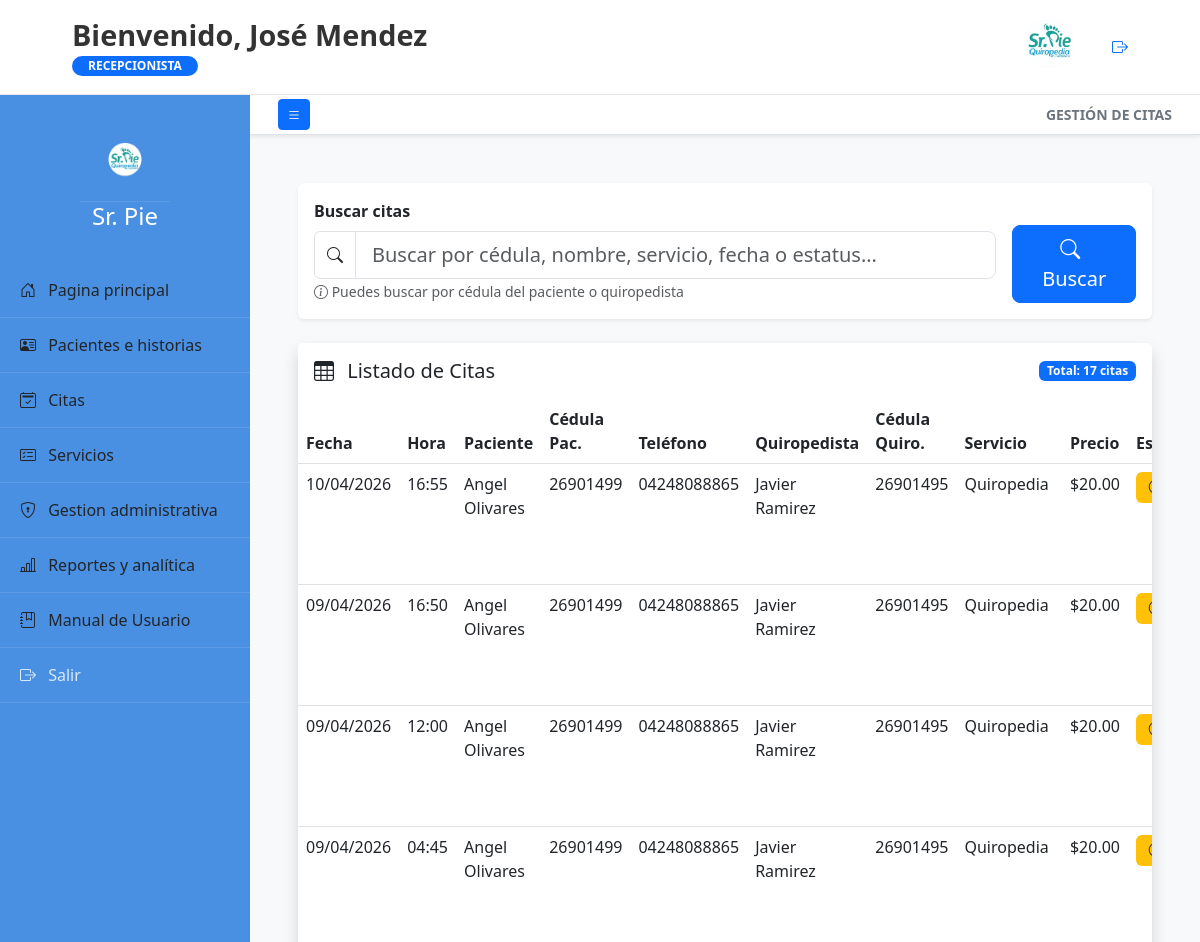
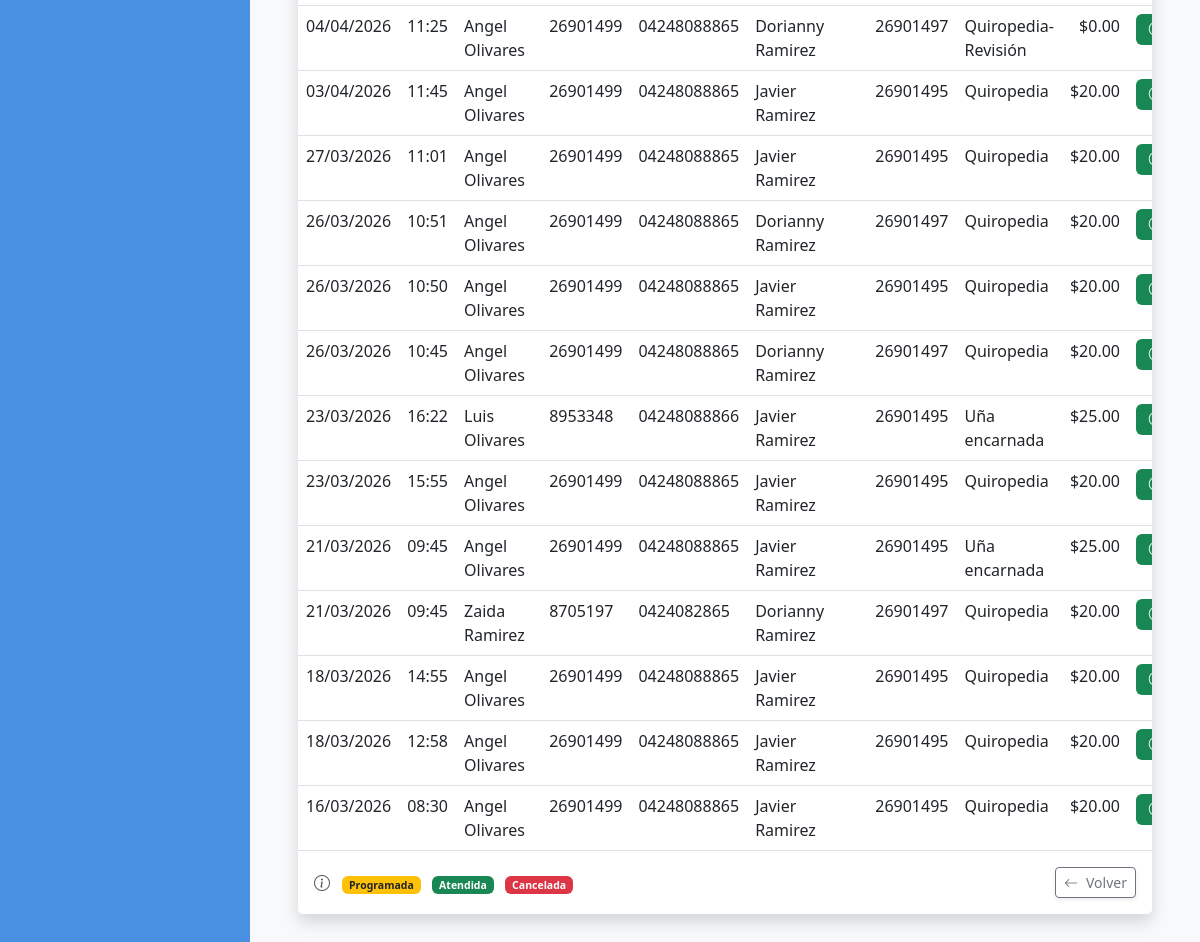
Screenshot of /modulos/actualizar_citas.php (signed in) with the database file from the repository (2 pictures, top to bottom).
### tables this page shows
CREATE TABLE `citas` (
  `cita_id` int(10) UNSIGNED NOT NULL,
  `paciente_cedula` varchar(9) NOT NULL,
  `quiropedista_cedula` varchar(9) NOT NULL,
  `servicio_id` int(10) UNSIGNED NOT NULL,
  `fecha` date NOT NULL,
  `hora` time NOT NULL,
  `estatus` enum('programada','atendida','cancelada') DEFAULT 'programada',
  `aviso` char(1) NOT NULL
);

CREATE TABLE `pacientes` (
  `cedula_id` varchar(9) NOT NULL,
  `tipo_doc` enum('V','E') NOT NULL,
  `primer_nombre` varchar(50) NOT NULL,
  `segundo_nombre` varchar(50) DEFAULT NULL,
  `primer_apellido` varchar(50) NOT NULL,
  `segundo_apellido` varchar(50) DEFAULT NULL,
  `fecha_nac` date NOT NULL,
  `genero` enum('M','F','O') NOT NULL,
  `telefono` varchar(15) NOT NULL,
  `correo` varchar(100) DEFAULT NULL,
  `instagram` varchar(25) DEFAULT NULL,
  `direccion` text DEFAULT NULL,
  `diabetico` varchar(2) NOT NULL DEFAULT 'No',
  `registrado_por` varchar(9) NOT NULL,
  `fecha_registro` timestamp NOT NULL DEFAULT current_timestamp()
);

CREATE TABLE `usuarios` (
  `cedula_id` varchar(9) NOT NULL,
  `tipo_doc` enum('V','E') NOT NULL,
  `primer_nombre` varchar(50) NOT NULL,
  `segundo_nombre` varchar(50) DEFAULT NULL,
  `primer_apellido` varchar(50) NOT NULL,
  `segundo_apellido` varchar(50) DEFAULT NULL,
  `correo` varchar(100) NOT NULL,
  `password` varchar(255) NOT NULL,
  `rol` enum('gerente','quiropedista','recepcionista') NOT NULL,
  `fecha_registro` timestamp NOT NULL DEFAULT current_timestamp(),
  `estado` tinyint(1) NOT NULL DEFAULT 0 COMMENT '0: Pendiente, 1: Activo',
  `token` varchar(255) DEFAULT NULL COMMENT 'Para aprobación de registro',
  `token_recuperacion` varchar(255) DEFAULT NULL COMMENT 'Para recuperación de clave'
);

CREATE TABLE `servicios` (
  `servicio_id` int(10) UNSIGNED NOT NULL,
  `nombre` varchar(100) NOT NULL,
  `descripcion` text DEFAULT NULL,
  `precio` decimal(10,2) NOT NULL,
  `comision_porcentaje` decimal(5,2) NOT NULL DEFAULT 40.00,
  `estatus` tinyint(1) DEFAULT 1
);

### controllers/actualizar_citas.php (called while the page is built, shortened)
<?php
require_once '../includes/db.php';
$search = isset($_GET['search']) ? trim($_GET['search']) : '';
try {
    $sql = "SELECT
                c.cita_id, c.fecha, c.hora, c.estatus,
                p.cedula_id as paciente_cedula, p.primer_nombre as paciente_nombre, p.primer_apellido as paciente_apellido, p.telefono as paciente_telefono,
                u.cedula_id as quiropedista_cedula, u.primer_nombre as quiropedista_nombre, u.primer_apellido as quiropedista_apellido,
                s.nombre as servicio_nombre, s.precio as servicio_precio,
                pg.pago_id
            FROM citas c
            JOIN pacientes p ON c.paciente_cedula = p.cedula_id
            JOIN quiropedistas q ON c.quiropedista_cedula = q.usuario_cedula
            JOIN usuarios u ON q.usuario_cedula = u.cedula_id
            JOIN servicios s ON c.servicio_id = s.servicio_id
            LEFT JOIN pagos pg ON c.cita_id = pg.cita_id
            WHERE 1=1";
    $params = [];
    $sql .= " ORDER BY c.fecha DESC, c.hora DESC";
    $stmt = $conexion->prepare($sql);
    $stmt->execute($params);
    $citas = $stmt->fetchAll(PDO::FETCH_ASSOC);
} catch(PDOException $e) {
    $error = "Error al cargar citas: " . $e->getMessage();
    $citas = [];
}
?>

### modulos/actualizar_citas.php (the view, shortened to what this page needs)
<?php
require_once '../controllers/actualizar_citas.php';
?>
<!DOCTYPE html>
<html lang="es">
<head>
    <link href="https://cdn.jsdelivr.net/npm/bootstrap@5.3.0/dist/css/bootstrap.min.css" rel="stylesheet">
    <link rel="stylesheet" href="https://cdn.jsdelivr.net/npm/bootstrap-icons@1.11.1/font/bootstrap-icons.css">
    <link rel="stylesheet" href="../assets/css/sidebar.css">
    <link rel="stylesheet" href="../assets/css/header.css">
    <link rel="stylesheet" href="../assets/css/footer.css">
    <link rel="stylesheet" href="../assets/css/actualizar_citas.css">
</head>
<body class="bg-light">
    <?php include '../includes/header.php'; ?>
    <div class="d-flex" style="height: calc(100vh - 70px); overflow: hidden;">
        <?php include '../includes/sidebar.php';
        include '../includes/titulo_modulo.php';?>
        <div class="flex-grow-1 contenedor-principal d-flex flex-column">
            <div class="p-4 flex-grow-1">
                <div class="card shadow-sm border-0 mb-4">
                    <div class="card-body">
                        <form method="GET" action="" class="row g-3 align-items-end">
                            <div class="col-md-10">
                                <label class="form-label fw-bold">Buscar citas</label>
                                <div class="input-group">
                                    <span class="input-group-text bg-white">
                                        <i class="bi bi-search"></i>
                                    </span>
                                    <input type="text" class="form-control form-control-lg"
                                           name="search" value="<?php echo htmlspecialchars($search); ?>"
                                           placeholder="Buscar por cédula, nombre, servicio, fecha o estatus...">
                                </div>
                                <small class="text-muted mt-1">
                                    <i class="bi bi-info-circle"></i> Puedes buscar por cédula del paciente o quiropedista
                                </small>
                            </div>
                            <div class="col-md-2">
                                <button type="submit" class="btn btn-primary btn-lg w-100">
                                    <i class="bi bi-search me-2"></i>Buscar
                                </button>
                            </div>
                        </form>
                    </div>
                </div>
                <div class="card shadow border-0">
                    <div class="card-header bg-white py-3 d-flex justify-content-between align-items-center border-0">
                        <h5 class="mb-0">
                            <i class="bi bi-table me-2"></i>
                            Listado de Citas
                        </h5>
                        <span class="badge bg-primary">Total: <?php echo count($citas); ?> citas</span>
                    </div>
                    <div class="card-body p-0">
                        <div class="table-responsive">
                            <table class="table table-hover mb-0">
                                <thead>
                                    <tr>
                                        <th>Fecha</th>
                                        <th>Hora</th>
                                        <th>Paciente</th>
                                        <th>Cédula Pac.</th>
                                        <th>Teléfono</th>
                                        <th>Quiropedista</th>
                                        <th>Cédula Quiro.</th>
                                        <th>Servicio</th>
                                        <th>Precio</th>
                                        <th>Estatus</th>
                                    </tr>
                                </thead>
                                <tbody>
                                    <?php if (empty($citas)): ?>
                                        <tr>
                                            <td colspan="11" class="text-center py-5 border-bottom-0">
                                                <i class="bi bi-calendar-x fs-1 text-muted d-block mb-3"></i>
                                                <h5 class="text-muted">No hay citas para mostrar</h5>
                                                <?php if (!empty($search)): ?>
                                                    <p class="text-muted">Intenta con otros términos de búsqueda</p>
                                                <?php endif; ?>
                                            </td>
                                        </tr>
                                    <?php else: ?>
                                        <?php foreach ($citas as $cita): ?>
                                            <?php
                                            $rowClass = '';
                                            if ($cita['estatus'] == 'cancelada') $rowClass = 'cita-cancelada';
                                            elseif ($cita['estatus'] == 'atendida') $rowClass = 'cita-atendida';
                                            $badgeClass = ''; $badgeIcon = '';
                                            if ($cita['estatus'] == 'programada') { $badgeClass = 'bg-warning text-dark'; $badgeIcon = 'bi-clock-history'; }
                                            elseif ($cita['estatus'] == 'atendida') { $badgeClass = 'bg-success'; $badgeIcon = 'bi-check-circle'; }
                                            elseif ($cita['estatus'] == 'cancelada') { $badgeClass = 'bg-danger'; $badgeIcon = 'bi-x-circle'; }
                                            ?>
                                            <tr class="<?php echo $rowClass; ?>">
                                                <td><?php echo date('d/m/Y', strtotime($cita['fecha'])); ?></td>
                                                <td><?php echo substr($cita['hora'], 0, 5); ?></td>
                                                <td><?php echo $cita['paciente_nombre'] . ' ' . $cita['paciente_apellido']; ?></td>
                                                <td><?php echo $cita['paciente_cedula']; ?></td>
                                                <td><?php echo $cita['paciente_telefono'] ?: 'N/A'; ?></td>
                                                <td><?php echo $cita['quiropedista_nombre'] . ' ' . $cita['quiropedista_apellido']; ?></td>
                                                <td><?php echo $cita['quiropedista_cedula']; ?></td>
                                                <td><?php echo $cita['servicio_nombre']; ?></td>
                                                <td class="text-end">$<?php echo number_format($cita['servicio_precio'], 2); ?></td>
                                                <td>
                                                    <span class="badge <?php echo $badgeClass; ?> badge-estatus">
                                                        <i class="bi <?php echo $badgeIcon; ?> me-1"></i>
                                                    </span>
                                                </td>
                                            </tr>
                                        <?php endforeach; ?>
                                    <?php endif; ?>
                                </tbody>
                            </table>
                        </div>
                    </div>
                    <div class="card-footer bg-white border-0 py-3">
                        <div class="d-flex justify-content-between align-items-center">
                            <div>
                                <i class="bi bi-info-circle text-muted me-2"></i>
                                <small class="text-muted">
                                    <span class="badge bg-warning text-dark me-2">Programada</span>
                                    <span class="badge bg-success me-2">Atendida</span>
                                    <span class="badge bg-danger">Cancelada</span>
                                </small>
                            </div>
                            <a href="citas.php" class="btn btn-outline-secondary btn-sm shadow-sm">
                                <i class="bi bi-arrow-left me-2"></i>Volver
                            </a>
                        </div>
                    </div>
                </div>
            </div>
        </div>
    </div>
</body>
</html>

### assets/css/actualizar_citas.css (style rules this page uses)
html, body { height: 100%; margin: 0; padding: 0; overflow: hidden; }
.badge-estatus { font-size: 0.9rem; padding: 0.5rem 0.8rem; }
.cita-atendida { background-color: #f0fff4; }
.contenedor-principal { height: calc(100vh - 70px); overflow-y: auto; }
.table-responsive { overflow-x: auto; overflow-y: visible; }

### rows the page displays
citas: fecha "10/04/2026", hora "16:55", paciente_cedula.primer_nombre "Angel", paciente_cedula.primer_apellido "Olivares", paciente_cedula.cedula_id "26901499", paciente_cedula.telefono "04248088865", usuarios.primer_nombre "Javier", usuarios.primer_apellido "Ramirez", usuarios.cedula_id "26901495", servicio.nombre "Quiropedia", servicio.precio "20.00"
citas: fecha "09/04/2026", hora "16:50", paciente_cedula.primer_nombre "Angel", paciente_cedula.primer_apellido "Olivares", paciente_cedula.cedula_id "26901499", paciente_cedula.telefono "04248088865", usuarios.primer_nombre "Javier", usuarios.primer_apellido "Ramirez", usuarios.cedula_id "26901495", servicio.nombre "Quiropedia", servicio.precio "20.00"
citas: fecha "09/04/2026", hora "12:00", paciente_cedula.primer_nombre "Angel", paciente_cedula.primer_apellido "Olivares", paciente_cedula.cedula_id "26901499", paciente_cedula.telefono "04248088865", usuarios.primer_nombre "Javier", usuarios.primer_apellido "Ramirez", usuarios.cedula_id "26901495", servicio.nombre "Quiropedia", servicio.precio "20.00"
citas: fecha "09/04/2026", hora "04:45", paciente_cedula.primer_nombre "Angel", paciente_cedula.primer_apellido "Olivares", paciente_cedula.cedula_id "26901499", paciente_cedula.telefono "04248088865", usuarios.primer_nombre "Javier", usuarios.primer_apellido "Ramirez", usuarios.cedula_id "26901495", servicio.nombre "Quiropedia", servicio.precio "20.00"
citas: fecha "04/04/2026", hora "11:25", paciente_cedula.primer_nombre "Angel", paciente_cedula.primer_apellido "Olivares", paciente_cedula.cedula_id "26901499", paciente_cedula.telefono "04248088865", usuarios.primer_nombre "Dorianny", usuarios.primer_apellido "Ramirez", usuarios.cedula_id "26901497", servicio.nombre "Quiropedia-Revisión", servicio.precio "0.00"
citas: fecha "03/04/2026", hora "11:45", paciente_cedula.primer_nombre "Angel", paciente_cedula.primer_apellido "Olivares", paciente_cedula.cedula_id "26901499", paciente_cedula.telefono "04248088865", usuarios.primer_nombre "Javier", usuarios.primer_apellido "Ramirez", usuarios.cedula_id "26901495", servicio.nombre "Quiropedia", servicio.precio "20.00"
citas: fecha "27/03/2026", hora "11:01", paciente_cedula.primer_nombre "Angel", paciente_cedula.primer_apellido "Olivares", paciente_cedula.cedula_id "26901499", paciente_cedula.telefono "04248088865", usuarios.primer_nombre "Javier", usuarios.primer_apellido "Ramirez", usuarios.cedula_id "26901495", servicio.nombre "Quiropedia", servicio.precio "20.00"
citas: fecha "26/03/2026", hora "10:51", paciente_cedula.primer_nombre "Angel", paciente_cedula.primer_apellido "Olivares", paciente_cedula.cedula_id "26901499", paciente_cedula.telefono "04248088865", usuarios.primer_nombre "Dorianny", usuarios.primer_apellido "Ramirez", usuarios.cedula_id "26901497", servicio.nombre "Quiropedia", servicio.precio "20.00"
citas: fecha "26/03/2026", hora "10:50", paciente_cedula.primer_nombre "Angel", paciente_cedula.primer_apellido "Olivares", paciente_cedula.cedula_id "26901499", paciente_cedula.telefono "04248088865", usuarios.primer_nombre "Javier", usuarios.primer_apellido "Ramirez", usuarios.cedula_id "26901495", servicio.nombre "Quiropedia", servicio.precio "20.00"
citas: fecha "26/03/2026", hora "10:45", paciente_cedula.primer_nombre "Angel", paciente_cedula.primer_apellido "Olivares", paciente_cedula.cedula_id "26901499", paciente_cedula.telefono "04248088865", usuarios.primer_nombre "Dorianny", usuarios.primer_apellido "Ramirez", usuarios.cedula_id "26901497", servicio.nombre "Quiropedia", servicio.precio "20.00"
citas: fecha "23/03/2026", hora "16:22", paciente_cedula.primer_nombre "Luis", paciente_cedula.primer_apellido "Olivares", paciente_cedula.cedula_id "8953348", paciente_cedula.telefono "04248088866", usuarios.primer_nombre "Javier", usuarios.primer_apellido "Ramirez", usuarios.cedula_id "26901495", servicio.nombre "Uña encarnada", servicio.precio "25.00"
citas: fecha "23/03/2026", hora "15:55", paciente_cedula.primer_nombre "Angel", paciente_cedula.primer_apellido "Olivares", paciente_cedula.cedula_id "26901499", paciente_cedula.telefono "04248088865", usuarios.primer_nombre "Javier", usuarios.primer_apellido "Ramirez", usuarios.cedula_id "26901495", servicio.nombre "Quiropedia", servicio.precio "20.00"
citas: fecha "21/03/2026", hora "09:45", paciente_cedula.primer_nombre "Angel", paciente_cedula.primer_apellido "Olivares", paciente_cedula.cedula_id "26901499", paciente_cedula.telefono "04248088865", usuarios.primer_nombre "Javier", usuarios.primer_apellido "Ramirez", usuarios.cedula_id "26901495", servicio.nombre "Uña encarnada", servicio.precio "25.00"
citas: fecha "21/03/2026", hora "09:45", paciente_cedula.primer_nombre "Zaida", paciente_cedula.primer_apellido "Ramirez", paciente_cedula.cedula_id "8705197", paciente_cedula.telefono "0424082865", usuarios.primer_nombre "Dorianny", usuarios.primer_apellido "Ramirez", usuarios.cedula_id "26901497", servicio.nombre "Quiropedia", servicio.precio "20.00"
citas: fecha "18/03/2026", hora "14:55", paciente_cedula.primer_nombre "Angel", paciente_cedula.primer_apellido "Olivares", paciente_cedula.cedula_id "26901499", paciente_cedula.telefono "04248088865", usuarios.primer_nombre "Javier", usuarios.primer_apellido "Ramirez", usuarios.cedula_id "26901495", servicio.nombre "Quiropedia", servicio.precio "20.00"
citas: fecha "18/03/2026", hora "12:58", paciente_cedula.primer_nombre "Angel", paciente_cedula.primer_apellido "Olivares", paciente_cedula.cedula_id "26901499", paciente_cedula.telefono "04248088865", usuarios.primer_nombre "Javier", usuarios.primer_apellido "Ramirez", usuarios.cedula_id "26901495", servicio.nombre "Quiropedia", servicio.precio "20.00"
citas: fecha "16/03/2026", hora "08:30", paciente_cedula.primer_nombre "Angel", paciente_cedula.primer_apellido "Olivares", paciente_cedula.cedula_id "26901499", paciente_cedula.telefono "04248088865", usuarios.primer_nombre "Javier", usuarios.primer_apellido "Ramirez", usuarios.cedula_id "26901495", servicio.nombre "Quiropedia", servicio.precio "20.00"

### other values shown
$nombre_completo "José Mendez"
$rol_usuario "RECEPCIONISTA"
$titulo_modulo "GESTIÓN DE CITAS"
count($citas) "17"
